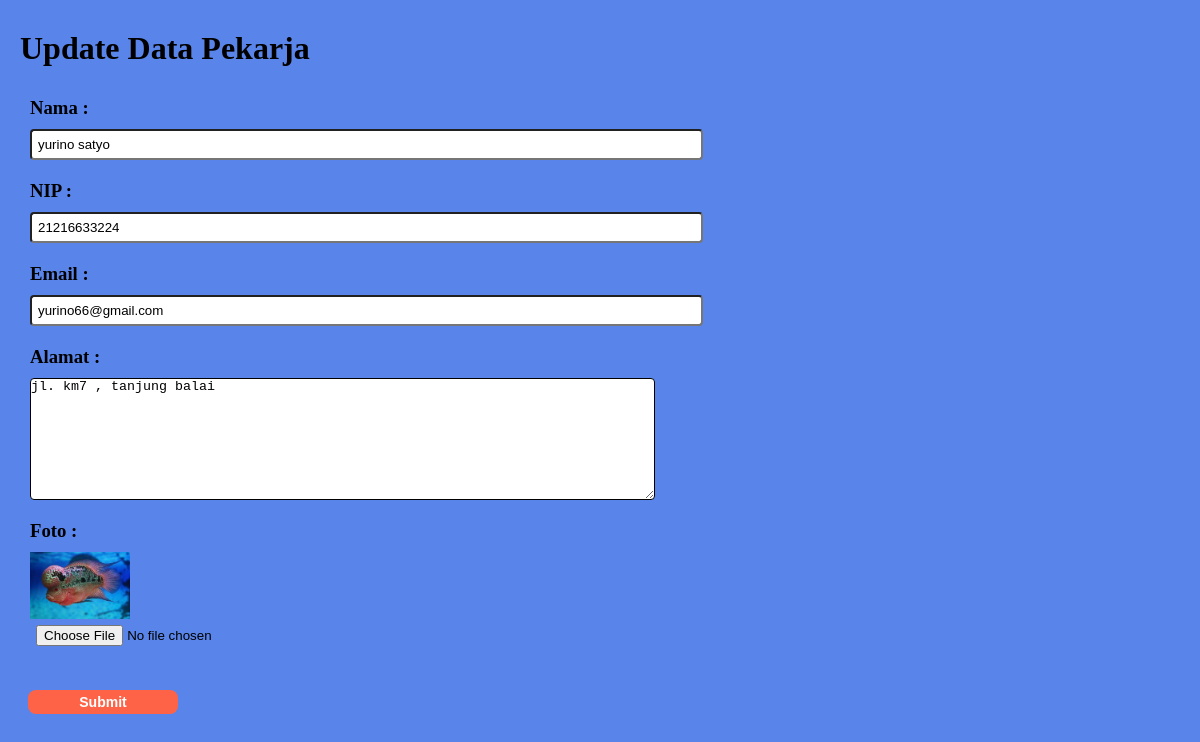
The page /update/update.php?id=3 (signed in) on the database its author committed.
### tables this page shows
CREATE TABLE `data_karyawan` (
  `id` int(11) NOT NULL,
  `foto` varchar(200) NOT NULL,
  `nama` varchar(200) NOT NULL,
  `nip` varchar(12) NOT NULL,
  `email` varchar(255) NOT NULL,
  `alamat` text NOT NULL
);

### functions/functions.php (called while the page is built, shortened)
<?php
$conn = mysqli_connect('localhost','root','','data_pekerja');
function query($query) {
    global $conn;
    $result = mysqli_query($conn,$query);
    $datas  = [];
    while ($data = mysqli_fetch_assoc($result)) {
        $datas[] = $data ;
    }
    return $datas ;
}
?>

### update/update.php (the view, shortened to what this page needs)
<?php
require '../functions/functions.php';
$id = $_GET['id'];
$datas = query("SELECT * FROM data_karyawan WHERE id = $id ")[0];
?>
<html lang="en">
<head>
    <link rel="stylesheet" href="updates.css">
</head>
<body>
<div class="container">
    <h1>Update Data Pekarja</h1>
    <div class="wrap">
        <form action="" method="post" enctype="multipart/form-data"  >
            <div class="card">
                <h3>Nama :</h3>
                <input type="text" name="nama" size="80" value="<?= $datas['nama'] ?>" required >
            </div>
            <div class="card" >
                <h3>NIP :</h3>
                <input type="text" name="nip"  size="80" value="<?= $datas['nip'] ?>" required>
            </div>
            <div class="card" >
                <h3>Email :</h3>
                <input type="text" name="email"  size="80" value="<?= $datas['email'] ?>" required>
            </div>
            <div class="card" >
                <h3>Alamat :</h3>
                <textarea name="alamat" id="" cols="76" rows="8"><?= $datas['alamat']?></textarea>
            </div>
            <div class="card" >
                <h3>Foto :</h3>
                <img src="../images/<?= $datas['foto']; ?>" class="gambar" alt="">
                <div class="posisi">
                <input type="file" name="foto" style="cursor:pointer;" value="<?= $datas['foto'] ?>" >
                </div>
            </div>
            <div class="btn">
                <button type="submit" name="submit" onclick="return confirm('Apakah Anda Yakin ??')" >Submit</button>
            </div>
        </form>
    </div>
</div>
</body>
</html>

### update/updates.css (style rules this page uses)
*,html { margin: 0; padding: 0; box-sizing: border-box; }
body { background-color: rgb(89, 132, 233); }
.container { width: 1200px; margin: 0 auto; }
h1 { margin-top: 30px; margin-left: 20px; }
.wrap { display: flex; margin: 0 60px 0 10px; padding: 10px; }
.card { display:inline-flexbox; gap: 20px; margin: 10px 10px; }
.card h3 { padding: 10px 0 ; }
.card input { padding: 6px; border-radius: 4px; -webkit-border-radius: 4px; -moz-border-radius: 4px; -ms-border-radius: 4px; -o-border-radius: 4px; }
textarea { border: 1px solid black; border-radius: 4px; -webkit-border-radius: 4px; -moz-border-radius: 4px; -ms-border-radius: 4px; -o-border-radius: 4px; }
.btn { margin-top: 30px ; }
button { cursor: pointer; color: white; background-color: tomato; border: none; font-size: 14px; font-weight: bold; border-radius: 8px; padding: 4px; margin: 8px; width: 150px; -webkit-border-radius: 8px; -moz-border-radius: 8px; -ms-border-radius: 8px; -o-border-radius: 8px; }
.gambar { width: 100px; height: auto; }

### rows shown on the page
data_karyawan: nama "yurino satyo", nip "21216633224", email "yurino66@gmail.com", alamat "jl. km7 , tanjung balai", foto (picture)
